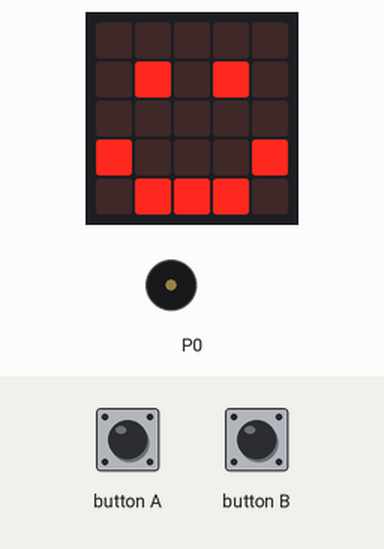
Simulated run of this program. Board: BBC micro:bit (MakeCode). On the bench: the board's 5×5 LED display, buzzer (waves = sounding).

Above: at 0.1 s.
At 2.2 s:
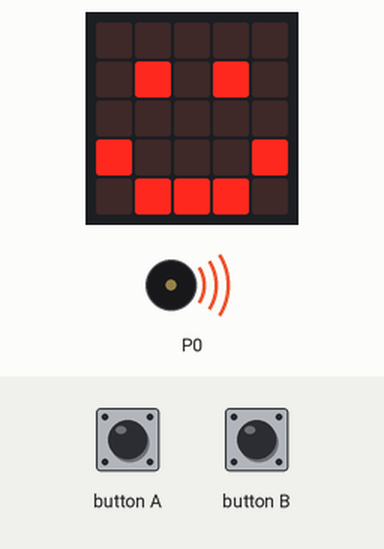
At 4.7 s:
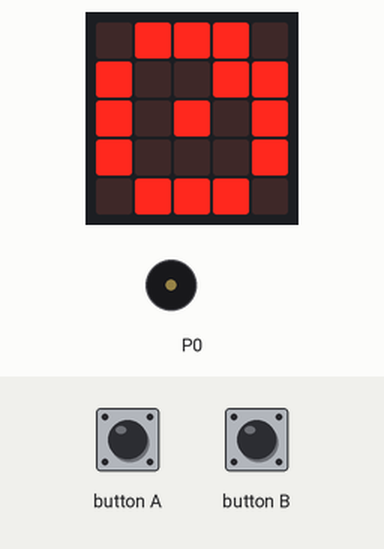
Timing chart, 0 to 6.2 s (numbered marks = the images above):
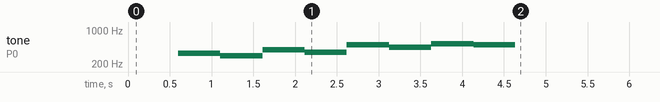

The program:

main.ts
```typescript
input.onButtonPressed(Button.A, function () {
    if (true) {

    }
    if (true) {

    }
})
input.onButtonPressed(Button.B, function () {
    if (state == 0) {
        if (pattern >= 1) {
            pattern += 1
        }
        if (pattern == 1) {

        }
    }
    if (true) {

    }
})
let state = 0
let pattern = 0
pattern = 0
state = 0
basic.showIcon(IconNames.Happy)
music.play(music.stringPlayable("E D G F B A C5 B ", 120), music.PlaybackMode.UntilDone)
basic.clearScreen()
pattern = 1
if (pattern == 1) {
    basic.showLeds(`
        . # # # .
        # . . # #
        # . # . #
        # . . . #
        . # # # .
        `)
}
if (pattern == 2) {
    basic.showIcon(IconNames.EighthNote)
}
```

test.ts
```typescript
// 在此处测试；当此软件包作为插件使用时，将不会编译此软件包。
```
